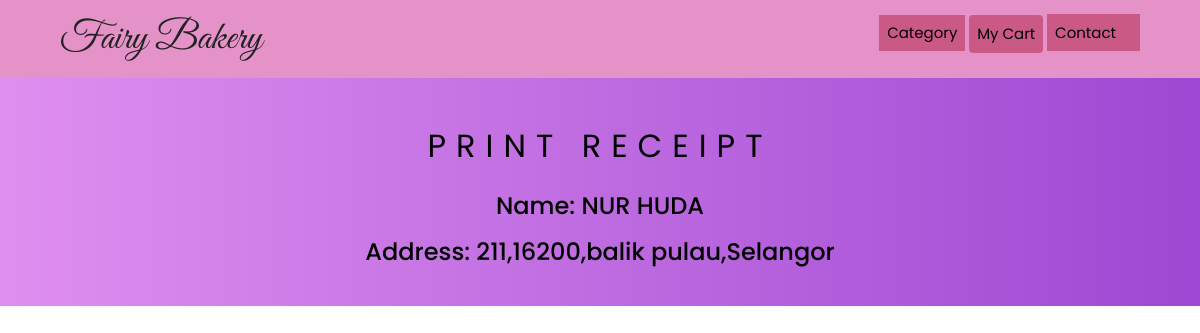
The page /checkout.php on the database its author committed.
### tables this page shows
CREATE TABLE `payment` (
  `id` int(100) NOT NULL,
  `fullname` varchar(255) NOT NULL,
  `address` varchar(255) NOT NULL,
  `city` varchar(255) NOT NULL,
  `state` varchar(255) NOT NULL,
  `zip` varchar(255) NOT NULL,
  `creditcardnumber` int(255) NOT NULL,
  `expmonth` int(255) NOT NULL,
  `expyear` varchar(255) NOT NULL,
  `zipcvv` varchar(3) NOT NULL
);

### checkout.php (the view, shortened to what this page needs)
<?php
require('config.php');
$query = "SELECT fullname,zip, address, city, state FROM payment";
$result = mysqli_query($conn, $query);
?>
<!DOCTYPE html>
<html lang="en">
<head>
  <link rel="stylesheet" type="text/css" href="assets/css/bootstrap/bootstrap.css">
  <link rel="stylesheet" href=categorystyle.css>
</head>
<body>
  <div class="cake">
    <div class="heading">
      <?php
      if ($result) {
  $row = mysqli_fetch_assoc($result);
  $fullname = $row['fullname'];
  $address = $row['address'];
  $zip = $row['zip'];
  $city = $row['city'];
  $state = $row['state'];
  echo "<h1>Print Receipt</h1>";
  echo "<div class='container-fluid'>";
  echo "<div class='row d-flex justify-content-center' style='column-gap: 20px;'>";
  echo "<div>";
  echo "<h3>Name: $fullname</h3>";
  echo "<h3>Address: $address,$zip,$city,$state</h3>";
  echo "</div>";
  echo "</div>";
  echo "</div>";
} else {
  echo "Error retrieving data from the payment table: " . mysqli_error($connection);
}
?>
    </div>
        <body>
      </body>
  </body>
  </html>

### indexStyle.css (style rules this page uses)
* { margin: 0; padding: 0; text-decoration: none; box-sizing: border-box; }
.inner-width { max-width:1300px; margin: auto; padding: 0 60px; display: flex; align-items: center; justify-content: space-between; }
.logo { font-size:40px; font-weight:100; font-family: 'Great Vibes', sans-serif; color: #222222; cursor: pointer; }

### categoryStyle.css (style rules this page uses)
* { padding: 0; margin: 0; box-sizing: border-box; font-family: 'Poppins', sans-serif; }
body { background-image: url(image/backgroundCategory.jpeg); font-family: 'Poppins', sans-serif; }
.heading { background: linear-gradient(to right, #DF8FEF, #9E48D3); color: #000000; margin-bottom: 30px; padding: 30px 0; grid-column: 1/-1; text-align: center; }
.heading>h1 { font-weight: 400; font-size: 32px; letter-spacing: 10px; margin-bottom: 10px; text-transform: uppercase; }

### rows shown on the page
payment: fullname "NUR HUDA", address "211", zip "16200", city "balik pulau", state "Selangor"
